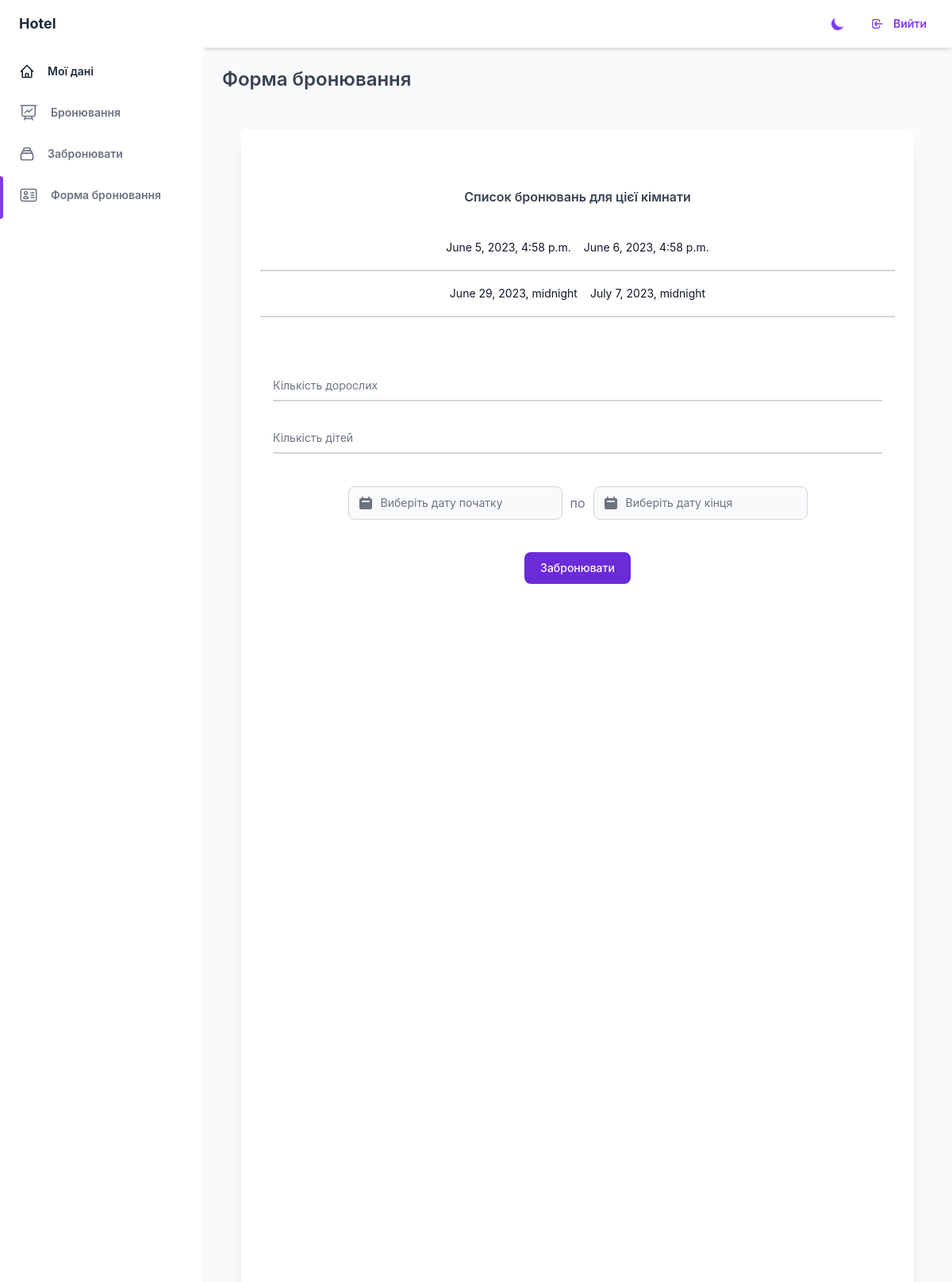
The app's page /user-reservation-form.html?room_no=1 (signed in) with its own data.
### main/models.py (models this page shows, shortened)
class Reservation(models.Model):
    reservation_id = models.AutoField(primary_key=True)
    customer = models.ForeignKey('Customer', on_delete=models.CASCADE,  related_name='reservations_as_customer' )
    no_of_children = models.PositiveSmallIntegerField(default=0)
    no_of_adults = models.PositiveSmallIntegerField(default=1)
    reservation_date_time = models.DateTimeField(default=timezone.now)
    room = models.ForeignKey('Room', on_delete=models.CASCADE)
    check_in_time = models.DateTimeField(default=timezone.now)
    check_out_time = models.DateTimeField(default=timezone.now)
    cancel = models.BooleanField(default=0)
    class Meta:
        permissions = (
                        ('can_view_reservation', 'Можна переглянути бронювання'),
                        ('can_view_reservation_detail', 'Можна переглянути деталі бронювання'),
                    )

### main/views.py (the view)
# urls.py: path('user-reservation-form.html', views.user_reservation_form, name='user_reservation_form'),
@login_required
def user_reservation_form(request):
    context = {}
    if request.method == 'GET':
        if not 'room_no' in request.GET:
            return redirect('user_my_data')
        if 'room_no' in request.GET:
            room_no = request.GET['room_no']
        context['room_no'] = room_no
        try:
            room = Room.objects.get(room_no=room_no)
        except Room.DoesNotExist:
            room = None
        except Room.MultipleObjectsReturned:
            room = None
        reservations = Reservation.objects.filter(room__room_no=room_no)
        context["reservations"] = reservations
        context['room'] = room
    if request.method == 'POST':
        print(request.POST)
        query_dict = dict(request.POST)
        start_date_str = query_dict.get('start')[0]
        end_date_str = query_dict.get('end')[0]
        room_no = query_dict.get('room_no')[0]
        no_of_children = int(query_dict.get('no_of_children')[0])
        no_of_adults = int(query_dict.get('no_of_adults')[0])
        room = Room.objects.get(room_no=room_no)
        room.booked = 0
        start_date = datetime.strptime(start_date_str, '%m/%d/%Y').date() if start_date_str else datetime.now()
        end_date = datetime.strptime(end_date_str, '%m/%d/%Y').date() if end_date_str else datetime.now()
        reservation = Reservation(customer=request.user, no_of_children=no_of_children, no_of_adults=no_of_adults, room=room, check_in_time=start_date, check_out_time=end_date)
        reservation.save()
        return redirect('user_reservations')
    else:
        return render(request, 'profile_user_pages/reservation-form.html', context)

### main/templates/profile_user_pages/reservation-form.html (shortened to what this page needs)
{% extends 'base-profile.html' %}
{% block main-content %}
<main class="h-full pb-16 overflow-y-auto">
    <div class="container px-6 mx-auto grid">
      <h2
        class="my-6 text-2xl font-semibold text-gray-700 dark:text-gray-200"
      >
        Форма бронювання
      </h2>
      <div class="flex items-center min-h-screen p-6 bg-gray-50 dark:bg-gray-900">
        <div
          class="flex-1 h-full max-w-4xl mx-auto overflow-hidden bg-white rounded-lg shadow-xl dark:bg-gray-800"
        >
      {% if reservations %}
        <div class="relative z-0 mx-auto m-6 group p-6">
          <h3 class="text-center my-6 text-1xl font-semibold text-gray-700 dark:text-gray-200">Список бронювань для цієї кімнати</h3>
          {% for reservation in reservations %}
          <div class="text-center block py-2.5 px-0 w-full text-sm text-gray-900 bg-transparent border-0 border-b-2 border-gray-300 appearance-none dark:text-white dark:border-gray-600 dark:focus:border-blue-500 focus:outline-none focus:ring-0 focus:border-blue-600 peer">
            <div class="flex flex-row mx-auto w-flll justify-center">
            <p class="m-2">{{ reservation.check_in_time }}</p>
            <p class="m-2">{{ reservation.check_out_time }}</p>
            </div>
          </div>
        {% endfor %}
        </div>
      {% endif %}
      <form action="{% url 'user_reservation_form' %}" method="POST" class="m-10">
        <div class="relative z-0 w-full mb-6 group">
            <input type="text" name="no_of_adults" id="floating_repeat_password" class="no_of_adults___ block py-2.5 px-0 w-full text-sm text-gray-900 bg-transparent border-0 border-b-2 border-gray-300 appearance-none dark:text-white dark:border-gray-600 dark:focus:border-blue-500 focus:outline-none focus:ring-0 focus:border-blue-600 peer" placeholder=" " required />
            <label for="floating_repeat_password" class="peer-focus:font-medium absolute text-sm text-gray-500 dark:text-gray-400 duration-300 transform -translate-y-6 scale-75 top-3 -z-10 origin-[0] peer-focus:left-0 peer-focus:text-blue-600 peer-focus:dark:text-blue-500 peer-placeholder-shown:scale-100 peer-placeholder-shown:translate-y-0 peer-focus:scale-75 peer-focus:-translate-y-6">Кількість дорослих</label>
        </div>
        <div class="relative z-0 w-full mb-6 group">
          <input type="text" name="no_of_children" id="floating_repeat_password" class="no_of_children___ block py-2.5 px-0 w-full text-sm text-gray-900 bg-transparent border-0 border-b-2 border-gray-300 appearance-none dark:text-white dark:border-gray-600 dark:focus:border-blue-500 focus:outline-none focus:ring-0 focus:border-purple-600 peer" placeholder=" " required />
          <label for="floating_repeat_password" class="peer-focus:font-medium absolute text-sm text-gray-500 dark:text-gray-400 duration-300 transform -translate-y-6 scale-75 top-3 -z-10 origin-[0] peer-focus:left-0 peer-focus:text-blue-600 peer-focus:dark:text-blue-500 peer-placeholder-shown:scale-100 peer-placeholder-shown:translate-y-0 peer-focus:scale-75 peer-focus:-translate-y-6">Кількість дітей</label>
        </div>
        <div class="mt-10 flex flex-row justify-center">
          <div date-rangepicker class="flex flex-row items-center">
            <div class="relative">
              <div class="absolute inset-y-0 left-0 flex items-center pl-3 pointer-events-none">
              </div>
              <input datepicker id="date_start" name="start" type="text" class="bg-gray-50 border border-gray-300 text-gray-900 text-sm rounded-lg focus:ring-blue-500 focus:border-blue-500 block w-full pl-10 p-2.5  dark:bg-gray-700 dark:border-gray-600 dark:placeholder-gray-400 dark:text-white dark:focus:ring-blue-500 dark:focus:border-blue-500" placeholder="Виберіть дату початку">
            </div>
            <span class="p-2.5 text-gray-500">по</span>
            <div class="relative">
              <div class="absolute inset-y-0 left-0 flex items-center pl-3 pointer-events-none">
              </div>
              <input datepicker id="date_end" name="end" type="text" class="bg-gray-50 border border-gray-300 text-gray-900 text-sm rounded-lg focus:ring-blue-500 focus:border-blue-500 block w-full pl-10 p-2.5  dark:bg-gray-700 dark:border-gray-600 dark:placeholder-gray-400 dark:text-white dark:focus:ring-purple-500 dark:focus:border-purple-500" placeholder="Виберіть дату кінця">
            </div>
          </div>
        </div>
        <div class="w-full mx-auto flex flex-row justify-center">
        <button id="button_submit_form" type="submit" class="mt-10 text-white bg-purple-700 hover:bg-purple-800 focus:ring-4 focus:outline-none focus:ring-purple-300 font-medium rounded-lg text-sm w-full sm:w-auto px-5 py-2.5 text-center dark:bg-purple-600 dark:hover:bg-purple-700 dark:focus:ring-purple-800" disabled="">Забронювати</button>
        </div>
      </form>
      </div>
    </div>
  </main>
{% endblock %}

### records on screen
Reservation: check_in_time "June 5, 2023, 4:58 p.m.", check_out_time "June 6, 2023, 4:58 p.m."
Reservation: check_in_time "June 29, 2023, midnight", check_out_time "July 7, 2023, midnight"
